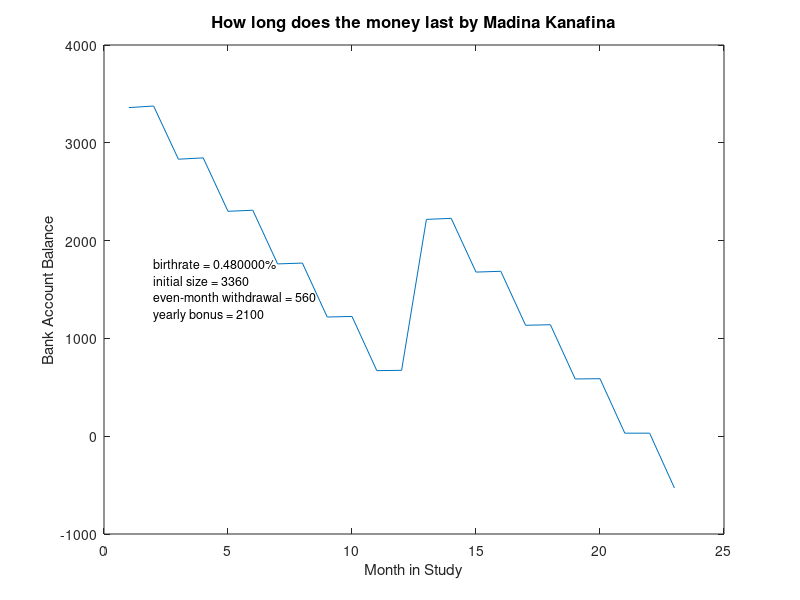

This figure's MATLAB source:

%Week 13 Assignmnent 
%November 19, 2024

clear; clc

birth = 0.0048;     %monthly interest rate
death = 0;
deltat = 1;         %one time step in months
P(1) = 3360;        %initial deposit
t = 1;
 while P(t) > 0     %continue until negative balance
    P(t+1) = P(t) + P(t) * birth;   %add interest
    if mod (t,2) == 0
        P(t+1) = P(t+1) - 560;      %deduct $560 even-numbered months
    end
    if mod (t, 12) == 0 
        P(t+1) = P(t+1) + 2100;     %add $2100 every December
    end
    t = t + 1;
 end
t

disp('The account balance becomes zero or negative in month:  ');
disp(t)

plot(1:length(P),P);
title("How long does the money last by Madina Kanafina",...
    "FontSize",12,...
    "FontWeight","bold");
xlabel("Month in Study");
ylabel("Bank Account Balance");
text(2,1500,{"birthrate = 0.480000%",...
    "initial size = 3360",...
    "even-month withdrawal = 560",...
    "yearly bonus = 2100"},...
    'FontSize', 9)